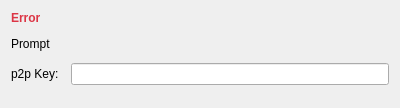
<?xml version="1.0" encoding="UTF-8"?>
<ui version="4.0">
 <class>P2PKeyDialog</class>
 <widget class="QDialog" name="P2PKeyDialog">
  <property name="minimumSize">
   <size>
    <width>400</width>
    <height>0</height>
   </size>
  </property>
  <property name="modal">
   <bool>true</bool>
  </property>
  <layout class="QVBoxLayout" name="mainLayout">
   <property name="spacing"><number>12</number></property>
   <!-- Error message -->
   <item>
    <widget class="QLabel" name="lblError">
     <property name="text"><string>Error</string></property>
     <property name="wordWrap"><bool>true</bool></property>
     <property name="styleSheet"><string>color: #dc3545; font-weight: bold;</string></property>
    </widget>
   </item>
   <!-- Prompt -->
   <item>
    <widget class="QLabel" name="lblPrompt">
     <property name="text"><string>Prompt</string></property>
     <property name="wordWrap"><bool>true</bool></property>
    </widget>
   </item>
   <!-- Form layout with key input -->
   <item>
    <layout class="QFormLayout" name="formLayout">
     <item row="0" column="0">
      <widget class="QLabel" name="lblKeyLabel">
       <property name="text"><string>p2p Key:</string></property>
      </widget>
     </item>
     <item row="0" column="1">
      <widget class="QLineEdit" name="editP2PKey">
       <property name="echoMode"><enum>QLineEdit::Password</enum></property>
      </widget>
     </item>
    </layout>
   </item>
   <!-- Button box -->
   <item>
    <widget class="QDialogButtonBox" name="buttonBox"/>
   </item>
  </layout>
 </widget>
 <resources/>
 <connections/>
</ui>
